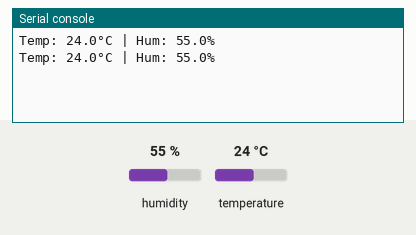
Simulated run of this program. Board: MicroPython board. On the bench: the last lines printed to the serial console. The inputs (shaded band) are chosen by the test bench; at power-on: humidity 55 %, temperature 24 °C.

Above: at 1.2 s.
1.3 s: humidity set to 22 %
At 2.6 s:
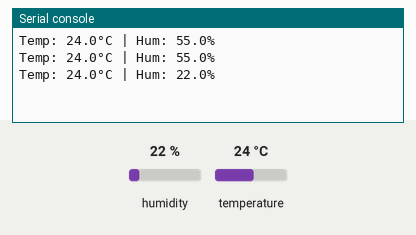
2.8 s: temperature set to 12 °C
At 3.8 s:
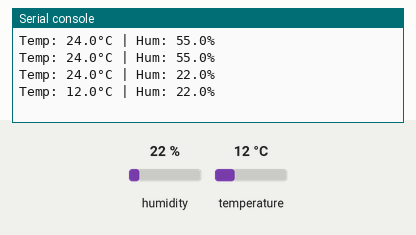
4.3 s: humidity set to 40 %
At 5.3 s:
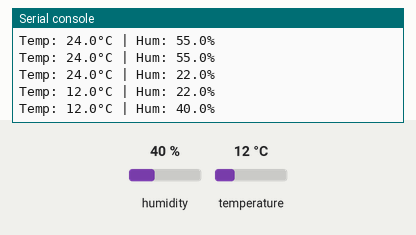
Timing chart, 0 to 7.3 s (numbered marks = the images above; inputs shaded):
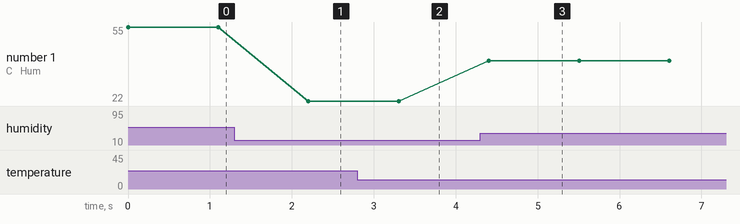

The program:

main_dht11.py
```python
from machine import Pin
import utime as time
from midht import DHT11, InvalidChecksum

dhtPIN = 'P10'
dhtSensor = DHT11(Pin(dhtPIN, Pin.OUT, Pin.PULL_DOWN))

while True:
    print("Temp: {}°C".format(dhtSensor.temperature), "| Hum: {0:.1%}".format(dhtSensor.humidity/100))
    time.sleep(1.1)
```

Measured:
- after the input at 1.3 s, the serial console: prints a new line after 0.90 s (image 1)
- after the input at 2.8 s, the serial console: prints a new line after 0.50 s (image 2)
- after the input at 4.3 s, the serial console: prints a new line after 0.10 s (image 3)
- plotted number 1: 55 → 22 after the input at 1.3 s, 22 → 40 after the input at 4.3 s
